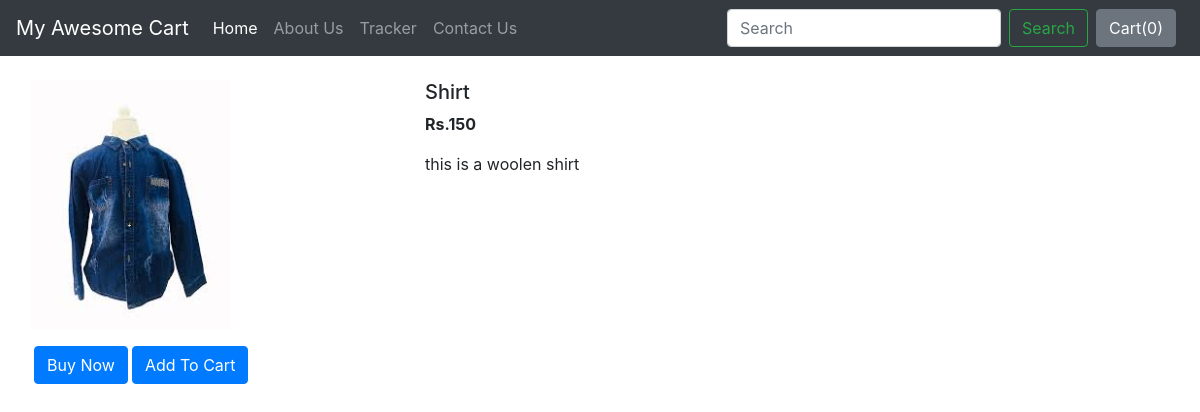
The page /shop/products/4 on the database its author committed.
### shop/models.py (models this page shows, shortened)
class Product(models.Model):
    product_id=models.AutoField
    product_name=models.CharField(max_length=50)
    category=models.CharField(max_length=50,default="")
    subcategory=models.CharField(max_length=50,default="")
    price=models.IntegerField(default=0)
    desc=models.CharField(max_length=1000,default="")
    pub_date=models.DateField()
    image=models.ImageField(upload_to="shop/images",default="")

### shop/views.py (the view)
# urls.py: path("products/<int:myid>", views.productView, name="ProductView"),
def productView(request, myid):
    product = Product.objects.filter(id=myid)
    return render(request, 'shop/prodView.html', {'product':product[0]})

### shop/templates/shop/prodView.html (shortened to what this page needs)
{% extends 'shop/basic.html' %}
{% block body %}
<div class="container my-4">
    <div class="row">
    <div class="col-md-4">
    <div class="row">
        <img src="/media/{{product.image}}"width="200px" height="250px" "my-0">
    </div>
        <div class="row my-3">
            <button class="btn btn-primary mx-1">Buy Now</button>
            <button class="btn btn-primary">Add To Cart</button>
        </div>
    </div>
    <div class="col-md-8">
        <h5>{{product.product_name}}</h5>
        <p><b>Rs.{{product.price}}</b></p>
        <p>{{product.desc}}</p>
    </div>
    </div>
{% endblock %}

### rows shown on the page
Product: image (picture), product_name "Shirt", price "150", desc "this is a woolen shirt"
